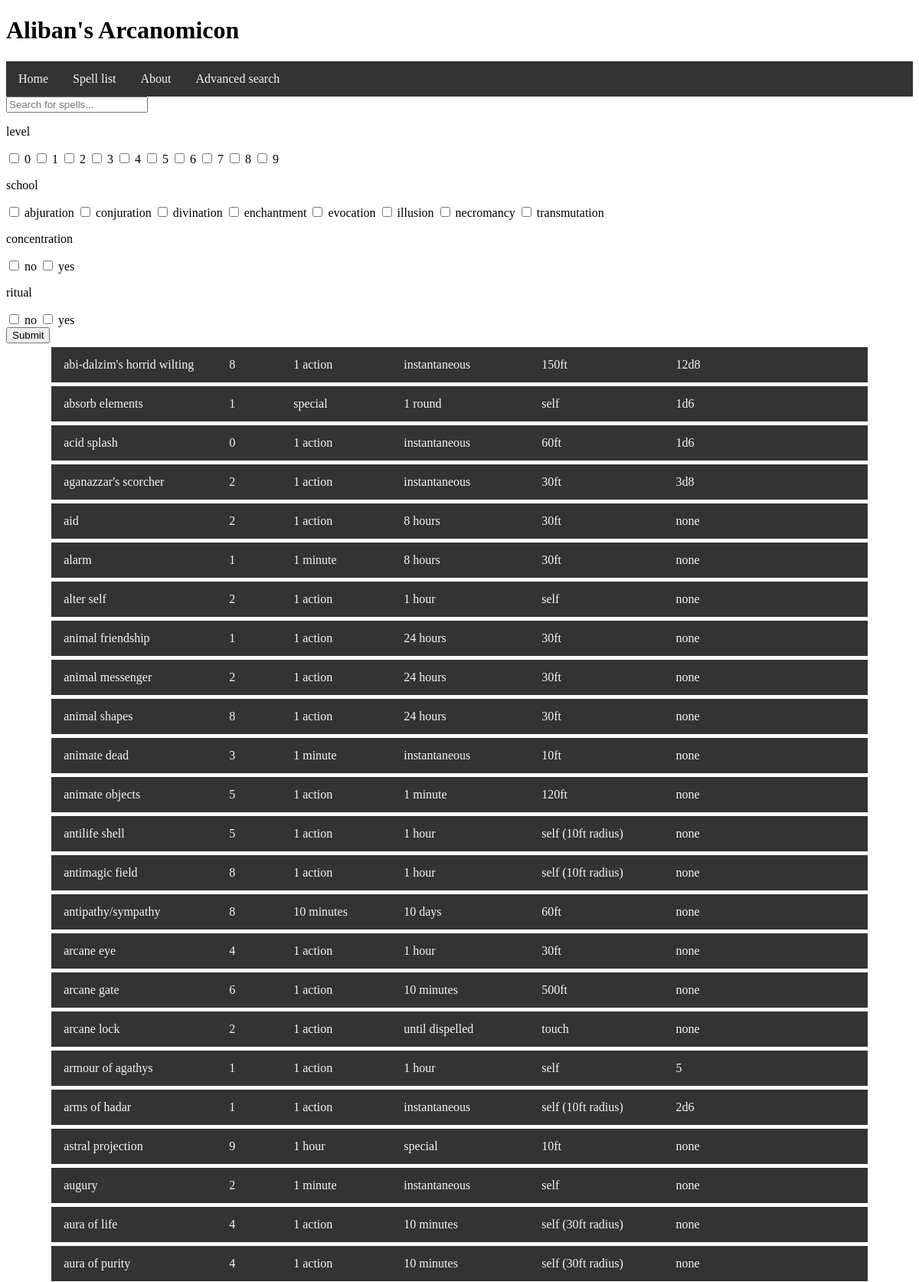
Screenshot of /search (upper part) with the database file from the repository.
### tables this page shows
CREATE TABLE spell (id INTEGER PRIMARY KEY AUTOINCREMENT, name STRING, description TEXT, level INTEGER, components STRING, concentration INTEGER, ritual INTEGER, damage STRING, range INTEGER REFERENCES range (id), duration INTEGER REFERENCES duration (id), castingtime STRING REFERENCES castingtime (id), school INTEGER REFERENCES school (id));

CREATE TABLE castingtime (id INTEGER PRIMARY KEY AUTOINCREMENT, name STRING);

CREATE TABLE duration (id INTEGER PRIMARY KEY AUTOINCREMENT, name STRING);

CREATE TABLE range (id INTEGER PRIMARY KEY AUTOINCREMENT, name STRING);

### script.py (the view)
@app.route('/search', methods=('GET','POST'))
def search():
    sql = "SELECT spell.id, spell.name, spell.level, castingtime.name, duration.name, range.name, spell.damage FROM spell INNER JOIN range ON range.id = spell.range INNER JOIN castingtime ON castingtime.id = spell.castingtime INNER JOIN duration ON duration.id = spell.duration" #!!!!!! MOVE THIS BEHIND THE IF STATEMENT !!!!!
    spells = db_func(sql,single=False)
    if request.method == 'POST':
        var = request.form.getlist('param')
        sql = filtermfunc(var)
        spells = db_func(sql, single=Flase)
        return render_template('search.html', entfields=entfields, spells=spells, var=var)
    return render_template('search.html', entfields=entfields, spells=spells)

### templates/search.html (shortened to what this page needs)
{% extends "layout.html" %}
{% block content %}
    <input type="text" id="myInput" onkeyup="searchfilter()" placeholder="Search for spells...">
    <form method="POST" action="/search">
        {% for field in entfields %}
            <p>{{ field[0] }}</p>
            {% for term in field[1:] %}
                <input type="checkbox" name="param" value="{{field[0]}}_{{term}}">
                <label for={{term}}>{{ term }}</label>
            {% endfor %}
        {% endfor %}
        <br>
        <input type="submit" value="Submit">
    </form>
    <div id="spells">
    {% for spell in spells %}
        <div class="spelllink">
            <a href="spell/{{ spell[0] }}">
                <span class= "asname">{{ spell[1] }}</span>
                <span class= "aslevel">{{ spell[2] }}</span>
                <span class= "ascastime">{{ spell[3] }}</span>
                <span class= "asdurat">{{ spell[4] }}</span>
                <span class= "asrange">{{ spell[5] }}</span>
                <span class= "asdmg">{{ spell[6] }}</span>
            </a>
        </div>
    {% endfor %}
    </div>
{% endblock content %}

### static/css/main.css (style rules this page uses)
.spelllink { margin: 5px; overflow: hidden; background-color: #333333; align-self: center; width: 90%; display: block; margin-left: 5%; }
.spelllink a { padding: 14px 16px; text-align: left; text-decoration: none; float: left; width: 100%; }
.asname { position: absolute; width: 17%; }
.aslevel { position: absolute; margin-left: 18%; text-align: center; }
.ascastime { position: absolute; margin-left: 25%; text-align: center; }
.asdurat { position: absolute; margin-left: 37%; text-align: center; }
.asrange { position: absolute; margin-left: 52%; text-align: center; }
.asdmg { margin-left: 75%; text-align: center; }
a:link { color:#F6F6F6; }

### rows the page displays
spell: name "abi-dalzim's horrid wilting", level "8", name "1 action", name "instantaneous", name "150ft", damage "12d8"
spell: name "absorb elements", level "1", name "special", name "1 round", name "self", damage "1d6"
spell: name "acid splash", level "0", name "1 action", name "instantaneous", name "60ft", damage "1d6"
spell: name "aganazzar's scorcher", level "2", name "1 action", name "instantaneous", name "30ft", damage "3d8"
spell: name "aid", level "2", name "1 action", name "8 hours", name "30ft", damage "none"
spell: name "alarm", level "1", name "1 minute", name "8 hours", name "30ft", damage "none"
spell: name "alter self", level "2", name "1 action", name "1 hour", name "self", damage "none"
spell: name "animal friendship", level "1", name "1 action", name "24 hours", name "30ft", damage "none"
spell: name "animal messenger", level "2", name "1 action", name "24 hours", name "30ft", damage "none"
spell: name "animal shapes", level "8", name "1 action", name "24 hours", name "30ft", damage "none"
spell: name "animate dead", level "3", name "1 minute", name "instantaneous", name "10ft", damage "none"
spell: name "animate objects", level "5", name "1 action", name "1 minute", name "120ft", damage "none"
spell: name "antilife shell", level "5", name "1 action", name "1 hour", name "self (10ft radius)", damage "none"
spell: name "antimagic field", level "8", name "1 action", name "1 hour", name "self (10ft radius)", damage "none"
spell: name "antipathy/sympathy", level "8", name "10 minutes", name "10 days", name "60ft", damage "none"
spell: name "arcane eye", level "4", name "1 action", name "1 hour", name "30ft", damage "none"
spell: name "arcane gate", level "6", name "1 action", name "10 minutes", name "500ft", damage "none"
spell: name "arcane lock", level "2", name "1 action", name "until dispelled", name "touch", damage "none"
spell: name "armour of agathys", level "1", name "1 action", name "1 hour", name "self", damage "5"
spell: name "arms of hadar", level "1", name "1 action", name "instantaneous", name "self (10ft radius)", damage "2d6"
spell: name "astral projection", level "9", name "1 hour", name "special", name "10ft", damage "none"
spell: name "augury", level "2", name "1 minute", name "instantaneous", name "self", damage "none"
spell: name "aura of life", level "4", name "1 action", name "10 minutes", name "self (30ft radius)", damage "none"
spell: name "aura of purity", level "4", name "1 action", name "10 minutes", name "self (30ft radius)", damage "none"

### other values shown
{{ field[0] }} "level" "school" "concentration" "ritual"
{{ term }} "0" "1" "2" "3" "4" "5" "6" "7" "8" "9" "abjuration" "conjuration" "divination" "enchantment" "evocation" "illusion" "necromancy" "transmutation" "no" "yes" "no" "yes"
